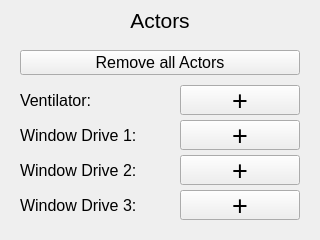
<?xml version="1.0" encoding="UTF-8"?>
<ui version="4.0">
 <class>Actors</class>
 <widget class="QWidget" name="Actors">
  <property name="geometry">
   <rect>
    <x>0</x>
    <y>0</y>
    <width>320</width>
    <height>240</height>
   </rect>
  </property>
  <widget class="QWidget" name="settingsHead" native="true">
   <property name="geometry">
    <rect>
     <x>0</x>
     <y>0</y>
     <width>320</width>
     <height>40</height>
    </rect>
   </property>
   <widget class="QLabel" name="settingLabel">
    <property name="geometry">
     <rect>
      <x>0</x>
      <y>0</y>
      <width>320</width>
      <height>40</height>
     </rect>
    </property>
    <property name="sizePolicy">
     <sizepolicy hsizetype="Expanding" vsizetype="Expanding">
      <horstretch>0</horstretch>
      <verstretch>0</verstretch>
     </sizepolicy>
    </property>
    <property name="font">
     <font>
      <pointsize>16</pointsize>
     </font>
    </property>
    <property name="text">
     <string>Actors</string>
    </property>
    <property name="alignment">
     <set>Qt::AlignCenter</set>
    </property>
   </widget>
   <widget class="QPushButton" name="back">
    <property name="geometry">
     <rect>
      <x>0</x>
      <y>0</y>
      <width>50</width>
      <height>40</height>
     </rect>
    </property>
    <property name="sizePolicy">
     <sizepolicy hsizetype="Preferred" vsizetype="Expanding">
      <horstretch>0</horstretch>
      <verstretch>0</verstretch>
     </sizepolicy>
    </property>
    <property name="font">
     <font>
      <pointsize>14</pointsize>
     </font>
    </property>
    <property name="text">
     <string/>
    </property>
    <property name="icon">
     <iconset resource="icons.qrc">
      <normaloff>:/settings/icons/arrow_left_white.svg</normaloff>:/settings/icons/arrow_left_white.svg</iconset>
    </property>
    <property name="iconSize">
     <size>
      <width>18</width>
      <height>18</height>
     </size>
    </property>
    <property name="flat">
     <bool>true</bool>
    </property>
   </widget>
  </widget>
  <widget class="QWidget" name="descriptionList" native="true">
   <property name="geometry">
    <rect>
     <x>20</x>
     <y>85</y>
     <width>140</width>
     <height>135</height>
    </rect>
   </property>
   <widget class="QLabel" name="actorDescription4">
    <property name="geometry">
     <rect>
      <x>0</x>
      <y>105</y>
      <width>130</width>
      <height>30</height>
     </rect>
    </property>
    <property name="sizePolicy">
     <sizepolicy hsizetype="Fixed" vsizetype="Fixed">
      <horstretch>0</horstretch>
      <verstretch>0</verstretch>
     </sizepolicy>
    </property>
    <property name="font">
     <font>
      <pointsize>12</pointsize>
     </font>
    </property>
    <property name="text">
     <string>Window Drive 3:</string>
    </property>
   </widget>
   <widget class="QLabel" name="actorDescription2">
    <property name="geometry">
     <rect>
      <x>0</x>
      <y>35</y>
      <width>130</width>
      <height>30</height>
     </rect>
    </property>
    <property name="sizePolicy">
     <sizepolicy hsizetype="Fixed" vsizetype="Fixed">
      <horstretch>0</horstretch>
      <verstretch>0</verstretch>
     </sizepolicy>
    </property>
    <property name="font">
     <font>
      <pointsize>12</pointsize>
     </font>
    </property>
    <property name="text">
     <string>Window Drive 1:</string>
    </property>
   </widget>
   <widget class="QLabel" name="actorDescription1">
    <property name="geometry">
     <rect>
      <x>0</x>
      <y>0</y>
      <width>130</width>
      <height>30</height>
     </rect>
    </property>
    <property name="sizePolicy">
     <sizepolicy hsizetype="Fixed" vsizetype="Fixed">
      <horstretch>0</horstretch>
      <verstretch>0</verstretch>
     </sizepolicy>
    </property>
    <property name="font">
     <font>
      <pointsize>12</pointsize>
     </font>
    </property>
    <property name="text">
     <string>Ventilator:</string>
    </property>
   </widget>
   <widget class="QLabel" name="actorDescription3">
    <property name="geometry">
     <rect>
      <x>0</x>
      <y>70</y>
      <width>130</width>
      <height>30</height>
     </rect>
    </property>
    <property name="sizePolicy">
     <sizepolicy hsizetype="Fixed" vsizetype="Fixed">
      <horstretch>0</horstretch>
      <verstretch>0</verstretch>
     </sizepolicy>
    </property>
    <property name="font">
     <font>
      <pointsize>12</pointsize>
     </font>
    </property>
    <property name="text">
     <string>Window Drive 2:</string>
    </property>
   </widget>
  </widget>
  <widget class="QWidget" name="actors" native="true">
   <property name="geometry">
    <rect>
     <x>180</x>
     <y>85</y>
     <width>120</width>
     <height>135</height>
    </rect>
   </property>
   <widget class="QPushButton" name="addActor1">
    <property name="geometry">
     <rect>
      <x>0</x>
      <y>0</y>
      <width>120</width>
      <height>30</height>
     </rect>
    </property>
    <property name="sizePolicy">
     <sizepolicy hsizetype="Fixed" vsizetype="Fixed">
      <horstretch>0</horstretch>
      <verstretch>0</verstretch>
     </sizepolicy>
    </property>
    <property name="font">
     <font>
      <pointsize>20</pointsize>
     </font>
    </property>
    <property name="text">
     <string notr="true">+</string>
    </property>
    <property name="iconSize">
     <size>
      <width>18</width>
      <height>18</height>
     </size>
    </property>
    <property name="autoDefault">
     <bool>false</bool>
    </property>
    <property name="default">
     <bool>false</bool>
    </property>
    <property name="flat">
     <bool>false</bool>
    </property>
   </widget>
   <widget class="QPushButton" name="addActor2">
    <property name="geometry">
     <rect>
      <x>0</x>
      <y>35</y>
      <width>120</width>
      <height>30</height>
     </rect>
    </property>
    <property name="sizePolicy">
     <sizepolicy hsizetype="Fixed" vsizetype="Fixed">
      <horstretch>0</horstretch>
      <verstretch>0</verstretch>
     </sizepolicy>
    </property>
    <property name="font">
     <font>
      <pointsize>20</pointsize>
     </font>
    </property>
    <property name="text">
     <string notr="true">+</string>
    </property>
    <property name="iconSize">
     <size>
      <width>18</width>
      <height>18</height>
     </size>
    </property>
    <property name="autoDefault">
     <bool>false</bool>
    </property>
    <property name="default">
     <bool>false</bool>
    </property>
    <property name="flat">
     <bool>false</bool>
    </property>
   </widget>
   <widget class="QPushButton" name="addActor3">
    <property name="geometry">
     <rect>
      <x>0</x>
      <y>70</y>
      <width>120</width>
      <height>30</height>
     </rect>
    </property>
    <property name="sizePolicy">
     <sizepolicy hsizetype="Fixed" vsizetype="Fixed">
      <horstretch>0</horstretch>
      <verstretch>0</verstretch>
     </sizepolicy>
    </property>
    <property name="font">
     <font>
      <pointsize>20</pointsize>
     </font>
    </property>
    <property name="text">
     <string notr="true">+</string>
    </property>
    <property name="iconSize">
     <size>
      <width>18</width>
      <height>18</height>
     </size>
    </property>
    <property name="autoDefault">
     <bool>false</bool>
    </property>
    <property name="default">
     <bool>false</bool>
    </property>
    <property name="flat">
     <bool>false</bool>
    </property>
   </widget>
   <widget class="QPushButton" name="addActor4">
    <property name="geometry">
     <rect>
      <x>0</x>
      <y>105</y>
      <width>120</width>
      <height>30</height>
     </rect>
    </property>
    <property name="sizePolicy">
     <sizepolicy hsizetype="Fixed" vsizetype="Fixed">
      <horstretch>0</horstretch>
      <verstretch>0</verstretch>
     </sizepolicy>
    </property>
    <property name="font">
     <font>
      <pointsize>20</pointsize>
     </font>
    </property>
    <property name="text">
     <string notr="true">+</string>
    </property>
    <property name="iconSize">
     <size>
      <width>18</width>
      <height>18</height>
     </size>
    </property>
    <property name="autoDefault">
     <bool>false</bool>
    </property>
    <property name="default">
     <bool>false</bool>
    </property>
    <property name="flat">
     <bool>false</bool>
    </property>
   </widget>
  </widget>
  <widget class="QPushButton" name="removeActors">
   <property name="geometry">
    <rect>
     <x>20</x>
     <y>50</y>
     <width>280</width>
     <height>25</height>
    </rect>
   </property>
   <property name="sizePolicy">
    <sizepolicy hsizetype="Fixed" vsizetype="Fixed">
     <horstretch>0</horstretch>
     <verstretch>0</verstretch>
    </sizepolicy>
   </property>
   <property name="font">
    <font>
     <pointsize>12</pointsize>
    </font>
   </property>
   <property name="text">
    <string>Remove all Actors</string>
   </property>
  </widget>
 </widget>
 <resources>
  <include location="icons.qrc"/>
 </resources>
 <connections/>
</ui>
